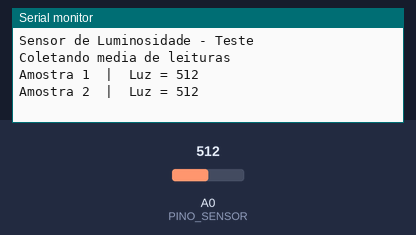
Bench run of a sketch on a simulated Arduino Uno, built with avr-gcc and run on an emulated ATmega328P. Shown: the last lines printed to the serial monitor. The test bench sets the inputs (shaded band); at power-on: A0 (PINO_SENSOR) = 512.

Above: at 1.8 s.
1.9 s: A0 (PINO_SENSOR) set to 716
At 2.4 s:
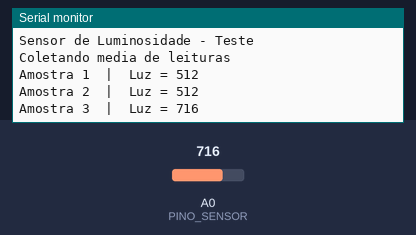
3.4 s: A0 (PINO_SENSOR) set to 900
At 4.8 s:
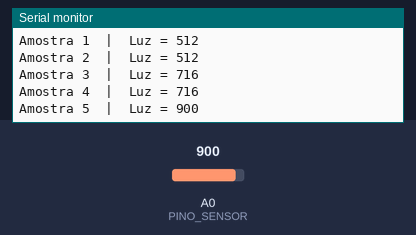
Timing chart, 0 to 6.4 s (numbered marks = the images above; inputs shaded):
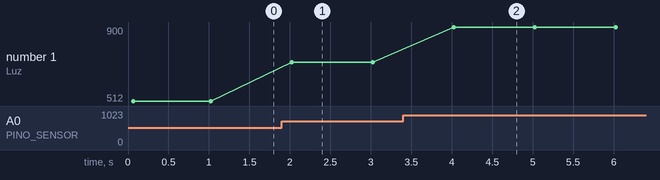

Measured:
- after the input at 1.9 s, the serial monitor: prints a new line after 0.12 s (image 1)
- after the input at 3.4 s, the serial monitor: prints a new line after 0.62 s (image 2)
- plotted number 1: 512 → 716 after the input at 1.9 s, 716 → 900 after the input at 3.4 s

The sketch:

light_test.ino
```cpp
const int PINO_SENSOR = A0;  // Pino que o sensor está conectado

const int NUMERO_AMOSTRAS = 100;

void setup() {
  Serial.begin(9600);

  Serial.println("Sensor de Luminosidade - Teste");
  Serial.println("Coletando media de leituras");

  int leitura_sensor = 0;

  long somatoria = 0;

  pinMode(PINO_SENSOR, INPUT);

  for (int i = 1; i <= NUMERO_AMOSTRAS; i++) {
    leitura_sensor = analogRead(PINO_SENSOR);
    somatoria = somatoria + leitura_sensor;
    Serial.print("Amostra ");
    Serial.print(i);
    Serial.print("  |  ");
    Serial.print("Luz = ");
    Serial.println(leitura_sensor);
    delay(1000);
  }

  int media = somatoria / NUMERO_AMOSTRAS;
  Serial.println("");
  Serial.print("Media obtida: ");
  Serial.println(media);
}

void loop() {
  //TODO
}
```
